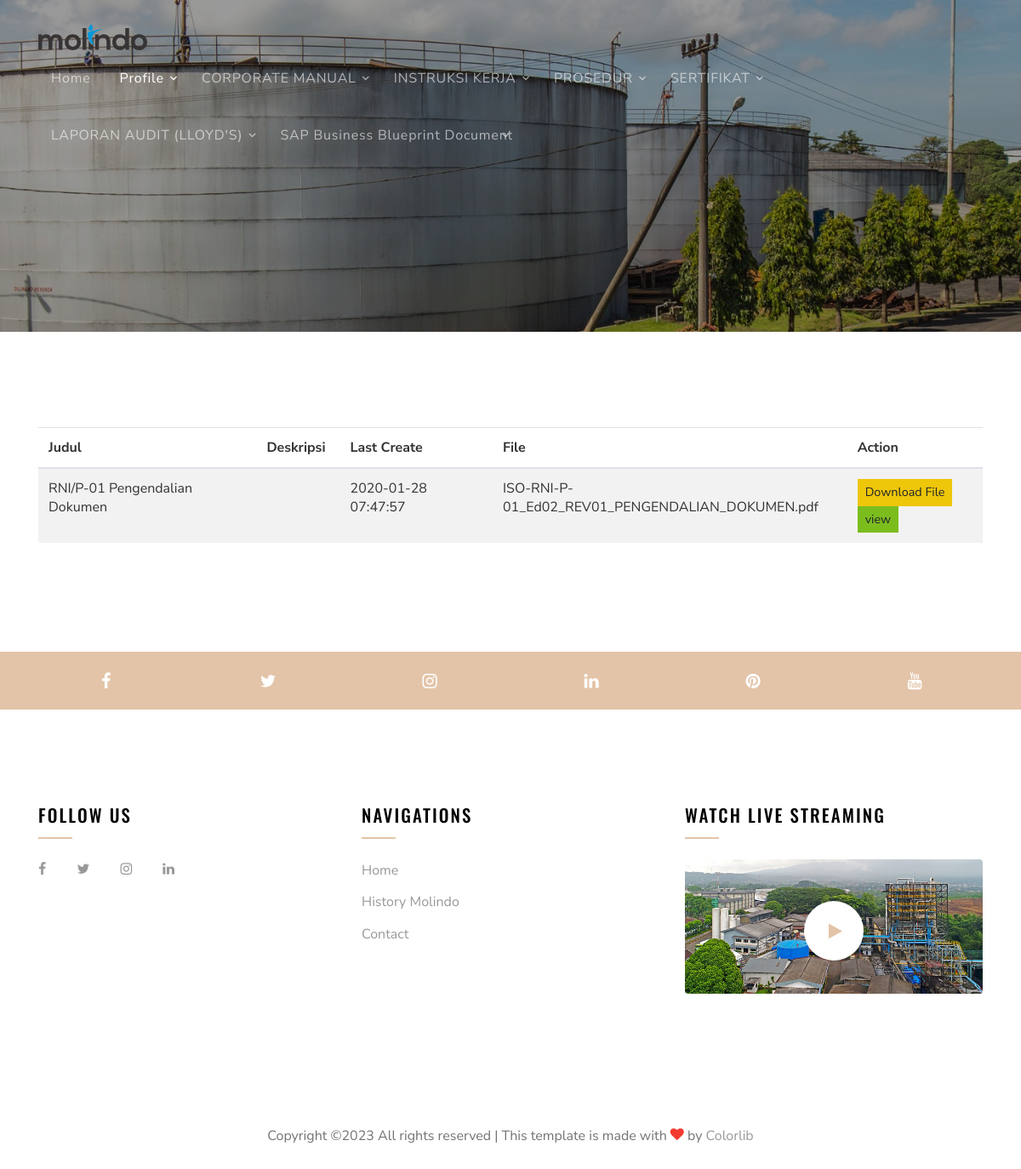
Screenshot of /index.php/article/index_iso with the database file from the repository.
### tables this page shows
CREATE TABLE `konfigurasi` (
  `id_konfigurasi` int(11) NOT NULL,
  `home_setting` varchar(100) NOT NULL,
  `namaweb` varchar(200) NOT NULL,
  `tagline` varchar(200) DEFAULT NULL,
  `tentang` varchar(500) DEFAULT NULL,
  `gambar` text DEFAULT NULL,
  `video` varchar(50) DEFAULT NULL,
  `yacht` text NOT NULL,
  `website` varchar(255) DEFAULT NULL,
  `email` varchar(255) DEFAULT NULL,
  `alamat` varchar(400) DEFAULT NULL,
  `telepon` varchar(50) DEFAULT NULL,
  `hp` varchar(50) DEFAULT NULL,
  `fax` varchar(50) DEFAULT NULL,
  `logo` varchar(255) DEFAULT NULL,
  `icon` varchar(255) DEFAULT NULL,
  `keywords` varchar(400) DEFAULT NULL,
  `metatext` text DEFAULT NULL,
  `facebook` varchar(255) DEFAULT NULL,
  `twitter` varchar(255) DEFAULT NULL,
  `instagram` varchar(255) DEFAULT NULL,
  `google_map` text DEFAULT NULL,
  `judul_1` varchar(200) DEFAULT NULL,
  `pesan_1` varchar(200) DEFAULT NULL,
  `judul_2` varchar(200) DEFAULT NULL,
  `pesan_2` varchar(200) DEFAULT NULL,
  `judul_3` varchar(200) DEFAULT NULL,
  `pesan_3` varchar(200) DEFAULT NULL,
  `judul_4` varchar(200) DEFAULT NULL,
  `pesan_4` varchar(200) DEFAULT NULL,
  `judul_5` varchar(200) DEFAULT NULL,
  `pesan_5` varchar(200) NOT NULL,
  `judul_6` varchar(200) DEFAULT NULL,
  `pesan_6` varchar(200) NOT NULL,
  `id_user` int(11) NOT NULL,
  `tanggal` timestamp NOT NULL DEFAULT current_timestamp() ON UPDATE current_timestamp()
);

CREATE TABLE `mst_menu` (
  `id` int(11) NOT NULL,
  `name` varchar(100) NOT NULL,
  `url` varchar(100) NOT NULL,
  `status` int(11) NOT NULL
);

CREATE TABLE `mst_document` (
  `id` int(11) NOT NULL,
  `judul` varchar(100) NOT NULL,
  `jenis` varchar(35) NOT NULL,
  `revisi` int(11) NOT NULL,
  `status` int(11) NOT NULL,
  `createddate` datetime NOT NULL,
  `createdby` int(11) NOT NULL,
  `updateddate` datetime NOT NULL,
  `updatedby` int(11) NOT NULL,
  `file` varchar(100) NOT NULL,
  `kategori` int(11) NOT NULL,
  `subkategori` int(11) NOT NULL,
  `deskripsi` text NOT NULL
);

### application/controllers/Article.php (called while the page is built, shortened)
<?php
class Article extends MY_Controller {
    public function __construct() {
        $this->load->model("Fhome_model");
        $this->load->helper('url');
    }
    public function index_iso() {
        $url = $this->uri->segment('5');
        $dt = $this->site();
        $dt['data'] = $this->Fhome_model->getDataurl_i($url);
        $dt['sub'] =  str_replace("-", " ", $url);
        $dt["header"] = $this->header();
        $dt["footer"] = 'frontand/home/footer';
        $dt["content"] = 'frontand/home/articleall';
        $this->load->view("frontand/home/index",$dt);
    }
    function header(){
        $site = $this->site();
        $dt = array(
            'active' => 'kontak',
            'title'	=> $site['namaweb'].' | '.$site['tagline'],
            'keywords' => $site['namaweb'].', '.$site['keywords'],
            'email' => $site['email'],
            'telp' => $site['telepon'],
            'logo' => $site['logo'],
            'kategori' => $this->Fhome_model->getDatakat(),
            'sub' => $this->Fhome_model->getMenu(),
            'subchild' => $this->Fhome_model->getMenuchild(),
        );
        $this->load->view("frontand/home/header",$dt);
    }
    function site(){
       $data =  $this->Fhome_model->getDataIndex();
       return $data;
    }
}

### index.php (called while the page is built, shortened)
<?php
require_once BASEPATH.'core/CodeIgniter.php';

### application/models/Fhome_model.php (called while the page is built, shortened)
<?php
class Fhome_model extends CI_Model {
    var $table = "konfigurasi";
    public function getDataIndex() {
        $this->db->select('*');
        $this->db->from($this->table);
        $data = $this->db->get();
        return $data->row_array();
    }
    public function getDatakat() {
        $this->db->select('mst_document.judul,mst_menu.id,mst_menu.name');
        $this->db->from('mst_menu');
        $this->db->join('mst_document','mst_document.kategori = mst_menu.id','left');
        $this->db->where('mst_menu.status',1);
        $this->db->group_by('mst_menu.id');
        $data = $this->db->get();
        return $data->result_array();
    }
    function getMenu($data=""){
        $this->db->select('tr_menu.id,tr_menu.submenu,tr_menu.menu_id,mst_document.judul');
        $this->db->from('tr_menu');
        $this->db->join('mst_document','mst_document.subkategori = tr_menu.id','left');
        $this->db->where('tr_menu.status',1);
        $this->db->group_by('tr_menu.id');
        $this->db->order_by('tr_menu.submenu','ASC');
        $data = $this->db->get();
        return $data->result_array();
    }
    function getMenuchild(){
        $this->db->select('tr_submenu.id,tr_submenu.submenu_id,tr_submenu.mainmenu,tr_submenu.url,mst_document.judul');
        $this->db->from('tr_submenu');
        $this->db->join('mst_document','mst_document.jenis = tr_submenu.id','left');
        $this->db->where('tr_submenu.status',1);
        $this->db->group_by('tr_submenu.id');
        $data = $this->db->get();
        return $data->result_array();
    }
    function getDataurl_i($url=""){
		$cektr = $this->db->select('*')
                    ->from('tr_submenu')
                    ->like('url', $url)
                    ->get()
                    ->row_array();
            if(isset($cektr)){
                $cek1 = $this->db->select('mst_document.id,
                                           mst_document.judul,
                                           mst_document.createddate,
                                           mst_document.file,
                                           mst_document.deskripsi,
                                           mst_menu.name,
                                           tr_menu.submenu,
                                           tr_submenu.mainmenu,
                                           mst_users.nama')
                                ->from('mst_document')
                                ->join('mst_menu','mst_menu.id = mst_document.kategori','left')
                                ->join('tr_menu','tr_menu.id = mst_document.subkategori','left')
                                ->join('tr_submenu','tr_submenu.id = mst_document.jenis','left')
                                ->join('mst_users','mst_users.id = mst_document.createdby','left')
                                ->where('jenis', $cektr['id'])
                                ->get()->result_array();
                return $cek1;
            }
    }
}

### application/views/frontand/home/articleall.php (the view, shortened to what this page needs)
<div class="site-blocks-cover inner-page-cover overlay" style="background-image: url('<?= BASE_URL(); ?>assets/frontend/images/img_3.jpg');"
     data-aos="fade" data-stellar-background-ratio="0.5" data-aos="fade">
    <div class="container">
        <div class="row align-items-center justify-content-center">
            <div class="col-md-12 text-center" data-aos="fade-up" data-aos-delay="400">
            </div>
        </div>
    </div>
</div>
<div class="site-section">
    <div class="container">
        <div class="row">
            <div class="col-lg-12">
                <table class="table table-hover table-striped dataTable no-footer" id="datatable" role="grid" aria-describedby="datatable_info" style="width: 100%;">
                    <thead>
                        <tr role="row">
                            <th class="sorting_asc" tabindex="0" aria-controls="datatable" rowspan="1" colspan="1" aria-label="Judul: activate to sort column descending" aria-sort="ascending" style="width: 243px;">Judul</th>
                            <th class="sorting" tabindex="0" aria-controls="datatable" rowspan="1" colspan="1" aria-label="Status: activate to sort column ascending" style="width: 84px;">Deskripsi</th>
                            <th class="sorting" tabindex="0" aria-controls="datatable" rowspan="1" colspan="1" aria-label="Last Create: activate to sort column ascending" style="width: 170px;">Last Create</th>
                            <th class="sorting" tabindex="0" aria-controls="datatable" rowspan="1" colspan="1" aria-label="Last Update: activate to sort column ascending" style="width: 170px;">File</th>
                            <th class="sorting" tabindex="0" aria-controls="datatable" rowspan="1" colspan="1" aria-label="Action: activate to sort column ascending" style="width: 151px;">Action</th>
                        </tr>
                    </thead>
                    <tbody>
                        <?php if (!empty($data)) {
                            foreach ($data as $row) { ?>
                                <tr role="row" class="odd">
                                    <td class="sorting_1"><?= $row['judul']; ?></td>
                                    <td><?= $row['deskripsi']; ?></td>
                                    <td><?= $row['createddate']; ?></td>
                                    <td><?= $row['file']; ?></td>
									<td><a href="<?= BASE_URL(); ?>download/file/<?= $row['file']; ?>" data-id="3" class="btn btn-flat btn-warning btn-sm"  title="Edit">Download File</a>
										<a href="<?= BASE_URL(); ?>view/file/<?= $row['file']; ?>" data-id="3" class="btn btn-flat btn-success btn-sm"  title="Edit" target="_blank">view</a>
									</td>
								   </tr>
                                <?php }
                            } else { ?>
                            <tr role="row" class="odd">
                                <td class="sorting_1" colspan="5"><h3>Sorry, Content is Empty!</h3></td>
                            </tr>
                            <?php } ?>
                    </tbody>
                </table>
            </div>
        </div>
    </div>
</div>

### application/views/frontand/home/header.php (shortened to what this page needs)
<div class="site-wrap">
    <div class="site-navbar mt-4">
        <div class="container py-1">
            <div class="row align-items-center">
                <div class="col-3 col-md-3 col-lg-3">
                    <img src="<?= BASE_URL; ?>assets/frontend/images/<?= $logo; ?>" alt="" style="width:50%;">
                </div>
                <div class="col-12 col-md-12 col-lg-12">
                    <nav class="site-navigation text-left text-md-left" role="navigation">
                        <ul class="site-menu js-clone-nav d-none d-lg-block">
                            <li class="<?= $active == 'home' ? 'active' : ''; ?>">
                                <a href="<?= BASE_URL(); ?>">Home</a>
                            </li>
                            <li class="has-children <?= $active == 'sejarah' || $active == 'kontak' ? 'active' : ''; ?>">
                                <a href="">Profile</a>
                            </li>
                            <?php foreach ($kategori as $rows) { ?>
                                <li class="has-children">
                                    <a href="<?= BASE_URL();?>Article/Url/<?=  $rows['id'] ? url_title($rows['name']) : $rows['name']?>"><?= $rows['name']; ?></a>
                                </li>
                            <?php } ?>
                        </ul>
                    </nav>
                </div>
            </div>
        </div>
    </div>
</div>

### rows the page displays
konfigurasi: logo (picture)
mst_menu: name "CORPORATE MANUAL"
mst_menu: name "INSTRUKSI KERJA"
mst_menu: name "PROSEDUR"
mst_menu: name "SERTIFIKAT"
mst_menu: name "LAPORAN AUDIT (LLOYD'S)"
mst_menu: name "SAP Business Blueprint Document"
mst_document: judul "RNI/P-01 Pengendalian Dokumen", createddate "2020-01-28 07:47:57", file "ISO-RNI-P-01_Ed02_REV01_PENGENDALIAN_DOKUMEN.pdf"
